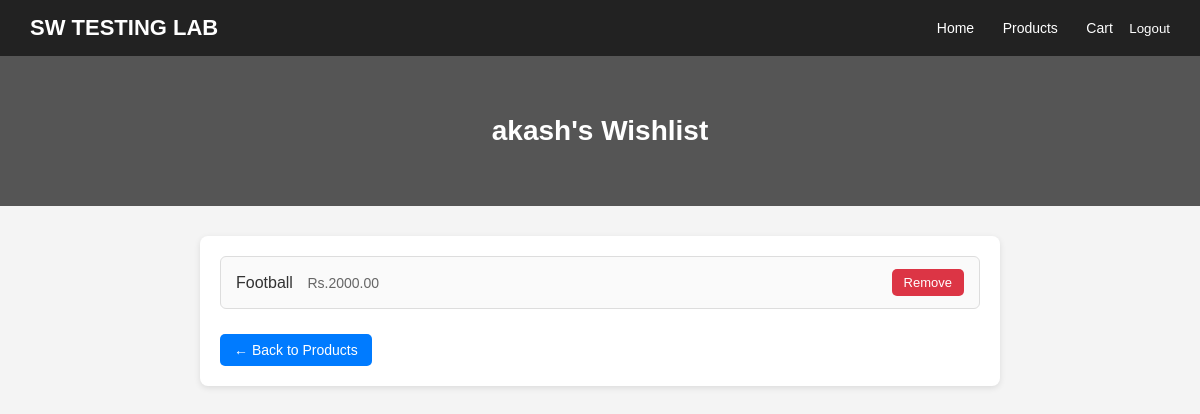
The page /wishlist/ (signed in) on the database as committed earlier.
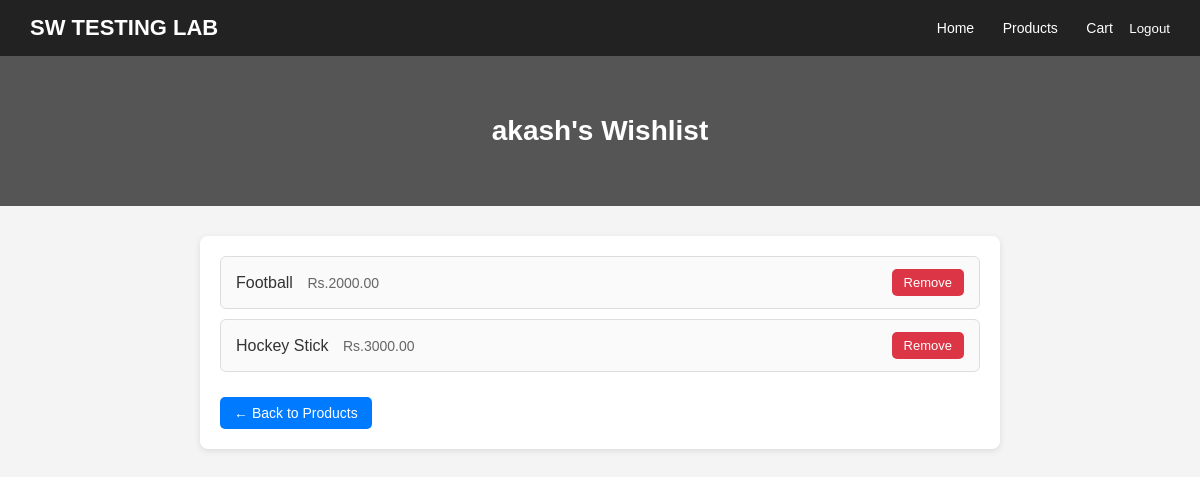
The same page on the database as committed later.
### myapp/models.py (models this page shows, shortened)
class Wishlist(models.Model):
    user = models.OneToOneField(User, on_delete=models.CASCADE)
    products = models.ManyToManyField(Product, blank=True)

class Product(models.Model):
    name = models.CharField(max_length=255)
    price = models.DecimalField(max_digits=8, decimal_places=2)
    discount_price = models.DecimalField(max_digits=8, decimal_places=2, null=True, blank=True)
    description = models.TextField(blank=True)
    stock = models.PositiveIntegerField(default=0)
    category = models.ForeignKey(Category, on_delete=models.SET_NULL, null=True, blank=True)

### myapp/views.py (the view)
# urls.py: path('wishlist/', views.wishlist_view, name='wishlist'),
@login_required
def wishlist_view(request):
    wishlist = Wishlist.objects.get(user=request.user)
    return render(request, "wishlist.html", {"wishlist": wishlist})

### myapp/templates/wishlist.html (shortened to what this page needs)
{% load static %}
<!DOCTYPE html>
<html lang="en">
<head>
</head>
<body>
    <header>
        <h1>SW TESTING LAB</h1>
        <nav>
            <a href="{% url 'home' %}">Home</a>
            <a href="{% url 'products' %}">Products</a>
            <a href="{% url 'cart' %}">Cart</a>
            {% if user.is_authenticated %}
                <form method="POST" action="{% url 'logout' %}" style="display:inline;">
                    <button type="submit" style="background:none;border:none;color:white;cursor:pointer;">Logout</button>
                </form>
            {% else %}
                <a href="{% url 'signup' %}">Sign Up</a>
                <a href="{% url 'login' %}">Login</a>
            {% endif %}
        </nav>
    </header>
    <section class="hero">
        <h2>{{ wishlist.user.username }}'s Wishlist</h2>
    </section>
    <div class="container">
        <ul class="wishlist-list">
            {% for product in wishlist.products.all %}
                <li class="wishlist-item">
                    <div>
                        <span>{{ product.name }}</span>
                        <span class="price">Rs.{{ product.price }}</span>
                    </div>
                    <a href="{% url 'remove_from_wishlist' product.id %}" class="remove-link">Remove</a>
                </li>
            {% empty %}
                <li class="wishlist-item">Your wishlist is empty.</li>
            {% endfor %}
        </ul>
        <a href="{% url 'products' %}" class="back-link">← Back to Products</a>
    </div>
</body>
</html>

### myapp/templates/wishlist.html (style rules this page uses)
* { margin: 0; padding: 0; box-sizing: border-box; }
body { font-family: Arial, sans-serif; background-color: #f4f4f4; color: #333; }
header { background: #222; padding: 15px 30px; display: flex; justify-content: space-between; align-items: center; color: #fff; }
header h1 { font-size: 22px; }
header nav a { color: #fff; text-decoration: none; margin: 0 12px; font-size: 14px; }
.hero { background: #555; height: 150px; display: flex; align-items: center; justify-content: center; color: #fff; text-align: center; }
.hero h2 { font-size: 28px; }
.container { width: 90%; max-width: 800px; margin: 30px auto; background: #fff; padding: 20px; border-radius: 8px; box-shadow: 0 2px 6px rgba(0,0,0,0.1); }
.wishlist-list { list-style: none; padding: 0; }
.wishlist-item { background: #fafafa; border: 1px solid #ddd; border-radius: 6px; padding: 12px 15px; margin-bottom: 10px; display: flex; justify-content: space-between; align-items: center; }
.wishlist-item span { font-size: 16px; font-weight: 500; }
.wishlist-item .price { font-size: 14px; color: #666; margin-left: 10px; }
.remove-link { background: #dc3545; color: #fff; padding: 6px 12px; border-radius: 5px; text-decoration: none; font-size: 13px; transition: background 0.3s ease; }
.back-link { display: inline-block; margin-top: 15px; background: #007bff; color: #fff; padding: 8px 14px; border-radius: 5px; text-decoration: none; font-size: 14px; }

Rows that differ between the two databases and show on the page:
added Product: name "Hockey Stick", price "3000.00"
